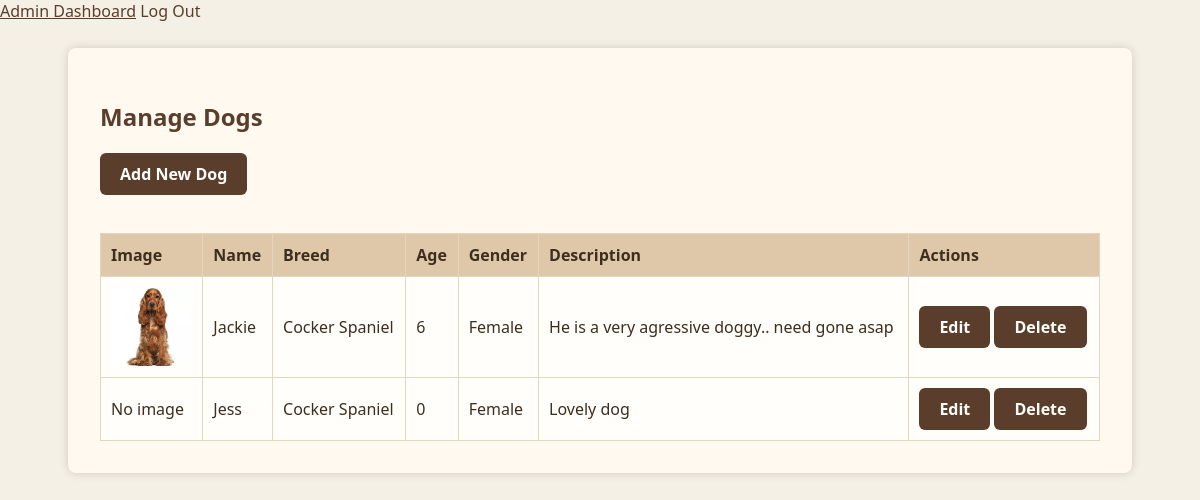
The page /SEProject/dogAdoptionCentre/admin/manage_dogs.php (signed in) on the database its author committed.
### tables this page shows
CREATE TABLE `dogs` (
  `id` int(11) NOT NULL,
  `name` varchar(100) NOT NULL,
  `breed` varchar(100) NOT NULL,
  `age` int(11) NOT NULL,
  `gender` enum('Male','Female') NOT NULL,
  `description` text DEFAULT NULL,
  `image` varchar(255) DEFAULT NULL,
  `created_at` timestamp NOT NULL DEFAULT current_timestamp(),
  `is_available` tinyint(1) DEFAULT 1
);

### SEProject/dogAdoptionCentre/classes/Dog.php (called while the page is built, shortened)
<?php
class Dog
{
    private $db;
    public function __construct($db)
    {
        $this->db = $db;
    }
    public function readAll()
    {
        $query = "SELECT * FROM dogs ORDER BY created_at DESC";
        $stmt = $this->db->prepare($query);
        $stmt->execute();
        return $stmt->fetchAll(PDO::FETCH_ASSOC);
    }
}
?>

### SEProject/dogAdoptionCentre/admin/manage_dogs.php (the view, shortened to what this page needs)
<?php require_once '../template/header.php'; ?>
<?php
require '../classes/Dog.php';
$db = new Database();
$pdo = $db->getConnection();
$dogModel = new Dog($pdo);
$dogs = $dogModel->readAll();
?>
<!DOCTYPE html>
<html lang="en">
<head>
    <link rel="stylesheet" href="../css/theme.css">
</head>
<body>
<div class="container">
    <h2>Manage Dogs</h2>
    <a href="add_dog.php" class="button">Add New Dog</a>
    <br><br>
    <?php if (count($dogs) > 0): ?>
        <table>
            <thead>
            <tr>
                <th>Image</th>
                <th>Name</th>
                <th>Breed</th>
                <th>Age</th>
                <th>Gender</th>
                <th>Description</th>
                <th>Actions</th>
            </tr>
            </thead>
            <tbody>
            <?php foreach ($dogs as $dog): ?>
                <tr>
                    <td>
                        <?php if (!empty($dog['image'])): ?>
                            <img src="<?= htmlspecialchars($dog['image']) ?>" width="80">
                        <?php else: ?>
                            No image
                        <?php endif; ?>
                    </td>
                    <td><?= htmlspecialchars($dog['name']) ?></td>
                    <td><?= htmlspecialchars($dog['breed']) ?></td>
                    <td><?= htmlspecialchars($dog['age']) ?></td>
                    <td><?= htmlspecialchars($dog['gender']) ?></td>
                    <td><?= htmlspecialchars($dog['description']) ?></td>
                    <td>
                        <a href="edit_dog.php?id=<?= $dog['id'] ?>" class="button">Edit</a>
                        <a href="manage_dogs.php?delete=<?= $dog['id'] ?>" class="button" onclick="return confirm('Are you sure you want to delete this dog?');">Delete</a>
                    </td>
                </tr>
            <?php endforeach; ?>
            </tbody>
        </table>
    <?php else: ?>
        <p>No dogs found.</p>
    <?php endif; ?>
</div>
</body>
</html>

### SEProject/dogAdoptionCentre/template/header.php (shortened to what this page needs)
<link rel="stylesheet" href="../css/header.css">
<?php if (isset($_SESSION['admin_id'])): ?>
    <a href="/admin/admin_dashboard.php">Admin Dashboard</a>
    <a href="/authentication/logout/logout.php">Log Out</a>
<?php else: ?>
    <a href="/public/login.php">Login</a>
<?php endif; ?>
<div class="search-container">
</div>

### SEProject/dogAdoptionCentre/css/header.css (style rules this page uses)
.search-container { margin-top: 10px; display: flex; justify-content: center; }

### SEProject/dogAdoptionCentre/css/theme.css (style rules this page uses)
body { margin: 0; font-family: "Segoe UI", sans-serif; background-color: #f5f0e6; color: #3d2e1e; }
.container { max-width: 1000px; margin: 0 auto; padding: 2rem; background-color: #fff9f0; box-shadow: 0 0 10px rgba(61, 46, 30, 0.2); border-radius: 8px; }
h1, h2, h3 { color: #5a3e2b; }
a { color: #5a3e2b; text-decoration: none; }
button, .button { background-color: #5a3e2b; color: #fffefb; border: none; padding: 10px 20px; border-radius: 6px; cursor: pointer; text-align: center; display: inline-block; font-weight: bold; }
table { width: 100%; border-collapse: collapse; background-color: #fffefb; margin-top: 1rem; }
th, td { border: 1px solid #e3d6c1; padding: 10px; text-align: left; }
th { background-color: #dfc8aa; color: #3d2e1e; }
img { max-width: 100px; border-radius: 6px; }

### rows shown on the page
dogs: image (picture), name "Jackie", breed "Cocker Spaniel", age "6", gender "Female", description "He is a very agressive doggy.. need gone asap"
dogs: shows "No image", name "Jess", breed "Cocker Spaniel", age "0", gender "Female", description "Lovely dog"
